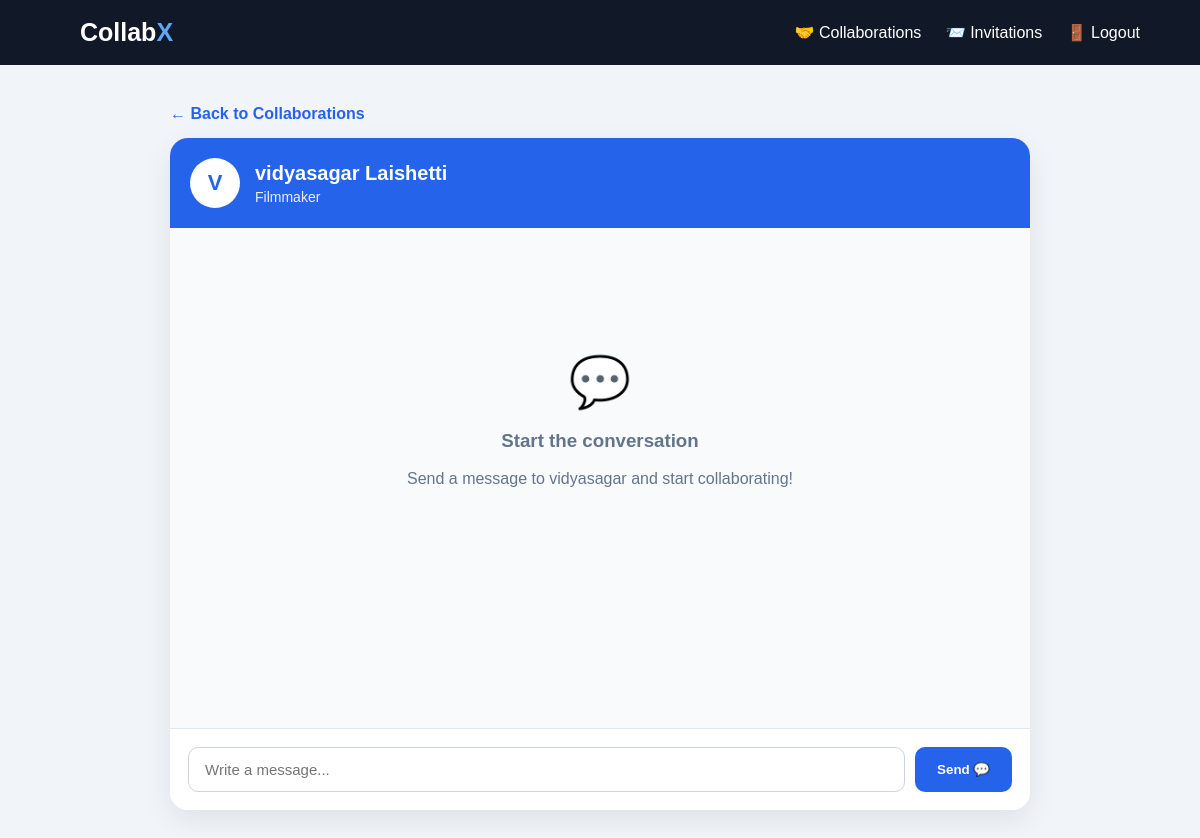
The app's page /chat/2 (signed in), older data.
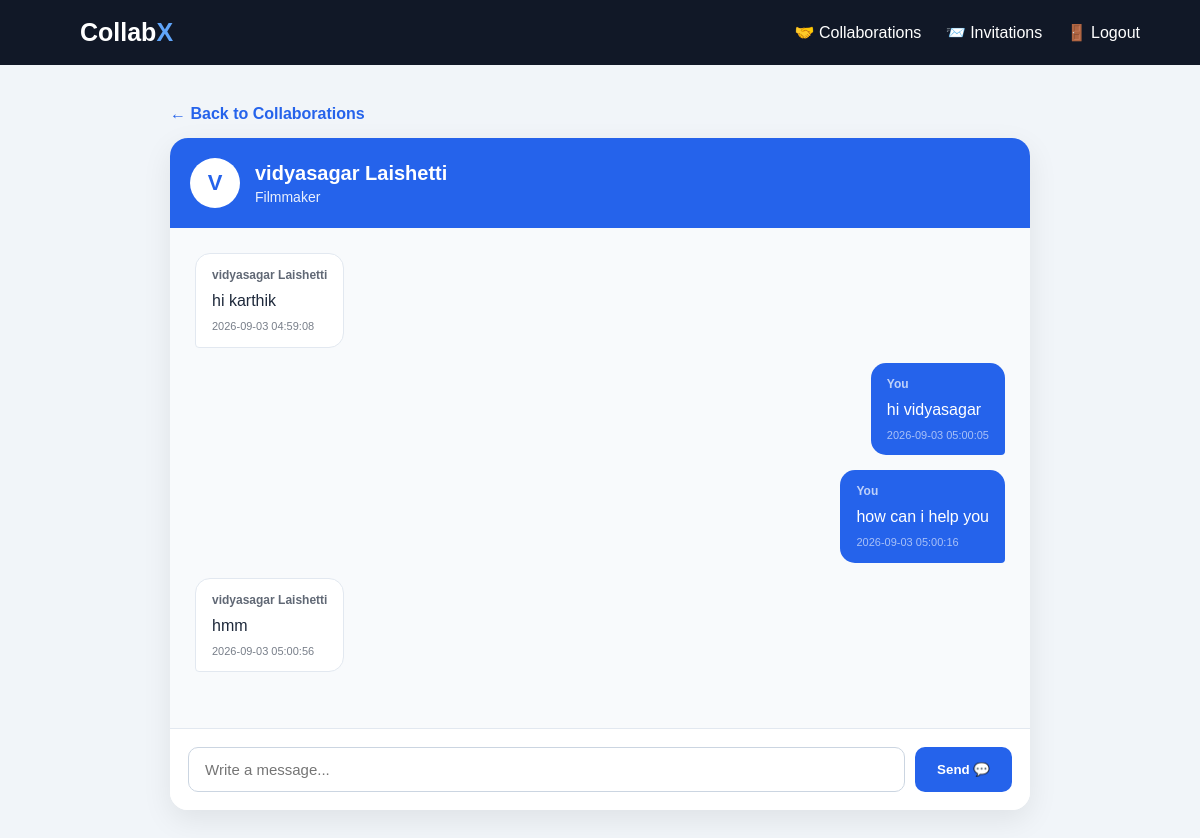
The same page, newer data.
### tables this page shows
CREATE TABLE users (

            id INTEGER PRIMARY KEY AUTOINCREMENT,

            first_name TEXT NOT NULL,

            last_name TEXT NOT NULL,

            email TEXT UNIQUE NOT NULL,

            role TEXT NOT NULL,

            password TEXT NOT NULL,

            created_at TIMESTAMP DEFAULT CURRENT_TIMESTAMP

        );

CREATE TABLE messages (

            id INTEGER PRIMARY KEY AUTOINCREMENT,

            sender_id INTEGER NOT NULL,

            receiver_id INTEGER NOT NULL,

            message TEXT NOT NULL,

            created_at TIMESTAMP
            DEFAULT CURRENT_TIMESTAMP,

            FOREIGN KEY (sender_id)
            REFERENCES users(id),

            FOREIGN KEY (receiver_id)
            REFERENCES users(id)

        );

### app.py (the view, shortened to what this page needs)
@app.route(
    "/chat/<int:user_id>",
    methods=["GET", "POST"]
)
def chat(user_id):
    if "user_id" not in session:
        return redirect(
            url_for("login")
        )
    current_user_id = session["user_id"]
    if current_user_id == user_id:
        return redirect(
            url_for("collaborations")
        )
    connection = get_db()
    other_user = connection.execute("""
        SELECT
            users.id,
            users.first_name,
            users.last_name,
            users.role,
            profiles.profile_picture

        FROM users

        LEFT JOIN profiles
        ON users.id = profiles.user_id

        WHERE users.id = ?

    """, (
        user_id,
    )).fetchone()
    if other_user is None:
        connection.close()
        return "User not found", 404
    collaboration = connection.execute("""
        SELECT id

        FROM invitations

        WHERE status = 'accepted'

        AND (
            (
                sender_id = ?
                AND receiver_id = ?
            )

            OR

            (
                sender_id = ?
                AND receiver_id = ?
            )
        )

    """, (
        current_user_id,
        user_id,
        user_id,
        current_user_id
    )).fetchone()
    if collaboration is None:
        connection.close()
        return (
            "You can only message accepted collaborators.",
            403
        )
    messages = connection.execute("""
        SELECT
            messages.id,
            messages.sender_id,
            messages.receiver_id,
            messages.message,
            messages.created_at,

            users.first_name,
            users.last_name

        FROM messages

        JOIN users
        ON messages.sender_id = users.id

        WHERE
            (
                messages.sender_id = ?
                AND messages.receiver_id = ?
            )

            OR

            (
                messages.sender_id = ?
                AND messages.receiver_id = ?
            )

        ORDER BY messages.created_at ASC

    """, (
        current_user_id,
        user_id,
        user_id,
        current_user_id
    )).fetchall()
    connection.close()
    return render_template(
        "chat.html",
        other_user=other_user,
        messages=messages
    )

### app.py (called while the page is built)
def get_db():
    connection = sqlite3.connect(
        "collabx.db"
    )
    connection.row_factory = sqlite3.Row
    return connection

### templates/chat.html (shortened to what this page needs)
<!DOCTYPE html>
<html lang="en">
<head>
</head>
<body>
<nav>
    <a
        href="{{ url_for('dashboard') }}"
        class="logo"
    >
        Collab<span>X</span>
    </a>
    <div>
        <a href="{{ url_for('collaborations') }}">
            🤝 Collaborations
        </a>
        <a href="{{ url_for('invitations') }}">
            📨 Invitations
        </a>
        <a href="{{ url_for('logout') }}">
            🚪 Logout
        </a>
    </div>
</nav>
<div class="chat-container">
    <a
        href="{{ url_for('collaborations') }}"
        class="back"
    >
        ← Back to Collaborations
    </a>
    <div class="chat-box">
        <div class="chat-header">
            {% if other_user.profile_picture %}
                <img
                    src="{{ url_for(
                        'static',
                        filename=other_user.profile_picture
                    ) }}"
                    class="profile-picture"
                    alt="Profile picture"
                >
            {% else %}
                <div class="profile-placeholder">
                    {{ other_user.first_name[0]|upper }}
                </div>
            {% endif %}
            <div>
                <div class="chat-name">
                    {{ other_user.first_name }}
                    {{ other_user.last_name }}
                </div>
                <div class="chat-role">
                    {{ other_user.role }}
                </div>
            </div>
        </div>
        <div class="messages">
            {% if messages %}
                {% for message in messages %}
                    {% if message.sender_id == session["user_id"] %}
                        <div class="message-row mine">
                            <div class="message mine">
                                <div class="message-name">
                                    You
                                </div>
                                {{ message.message }}
                                <div class="message-time">
                                    {{ message.created_at }}
                                </div>
                            </div>
                        </div>
                    {% else %}
                        <div class="message-row">
                            <div class="message theirs">
                                <div class="message-name">
                                    {{ message.first_name }}
                                    {{ message.last_name }}
                                </div>
                                {{ message.message }}
                                <div class="message-time">
                                    {{ message.created_at }}
                                </div>
                            </div>
                        </div>
                    {% endif %}
                {% endfor %}
            {% else %}
                <div class="empty-chat">
                    <div class="empty-chat-icon">
                        💬
                    </div>
                    <h3>
                        Start the conversation
                    </h3>
                    <p>
                        Send a message to
                        {{ other_user.first_name }}
                        and start collaborating!
                    </p>
                </div>
            {% endif %}
        </div>
        <form
            action="{{ url_for(
                'chat',
                user_id=other_user.id
            ) }}"
            method="POST"
            class="message-form"
        >
            <input
                type="text"
                name="message"
                class="message-input"
                placeholder="Write a message..."
                autocomplete="off"
                required
            >
            <button
                type="submit"
                class="send-button"
            >
                Send 💬
            </button>
        </form>
    </div>
</div>
</body>
</html>

### templates/chat.html (style rules this page uses)
* { box-sizing: border-box; }
body { margin: 0; font-family: Arial, sans-serif; background: #f1f5f9; }
nav { background: #111827; padding: 18px 5%; display: flex; justify-content: space-between; align-items: center; }
.logo { color: white; font-size: 25px; font-weight: bold; text-decoration: none; }
.logo span { color: #60a5fa; }
nav a { color: white; text-decoration: none; margin-left: 20px; }
.chat-container { max-width: 900px; margin: 40px auto; padding: 0 20px; }
.chat-box { background: white; border-radius: 18px; box-shadow: 0 10px 30px rgba(0,0,0,0.08); overflow: hidden; }
.chat-header { background: #2563eb; color: white; padding: 20px; display: flex; align-items: center; gap: 15px; }
.profile-placeholder { width: 50px; height: 50px; border-radius: 50%; background: white; color: #2563eb; display: flex; align-items: center; justify-content: center; font-size: 22px; font-weight: bold; }
.chat-name { font-size: 20px; font-weight: bold; }
.chat-role { font-size: 14px; opacity: 0.9; margin-top: 4px; }
.messages { height: 500px; overflow-y: auto; padding: 25px; background: #f8fafc; }
.message-row { display: flex; margin-bottom: 15px; }
.message-row.mine { justify-content: flex-end; }
.message { max-width: 70%; padding: 12px 16px; border-radius: 15px; line-height: 1.5; }
.message.mine { background: #2563eb; color: white; border-bottom-right-radius: 4px; }
.message.theirs { background: white; color: #1e293b; border: 1px solid #e2e8f0; border-bottom-left-radius: 4px; }
.message-name { font-size: 12px; font-weight: bold; margin-bottom: 5px; opacity: 0.7; }
.message-time { font-size: 11px; margin-top: 5px; opacity: 0.6; }
.message-form { display: flex; gap: 10px; padding: 18px; border-top: 1px solid #e2e8f0; background: white; }
.message-input { flex: 1; padding: 13px 16px; border: 1px solid #cbd5e1; border-radius: 10px; font-size: 15px; outline: none; }
.send-button { padding: 13px 22px; border: none; border-radius: 10px; background: #2563eb; color: white; font-weight: bold; cursor: pointer; }
.back { display: inline-block; margin-bottom: 15px; color: #2563eb; text-decoration: none; font-weight: bold; }

Row changes from the older to the newer data that the page shows:
shown differently, row unchanged: users "vidyasagar": first_name "vidyasagar" → (not shown)
added messages: first_name "vidyasagar", last_name "Laishetti", message "hi karthik", created_at "2026-09-03 04:59:08"
added messages: message "hi vidyasagar", created_at "2026-09-03 05:00:05"
added messages: message "how can i help you", created_at "2026-09-03 05:00:16"
added messages: first_name "vidyasagar", last_name "Laishetti", message "hmm", created_at "2026-09-03 05:00:56"
Text that changed along with them:
text no longer shown: "💬 Start the conversation Send a message to and start collaborating!"
